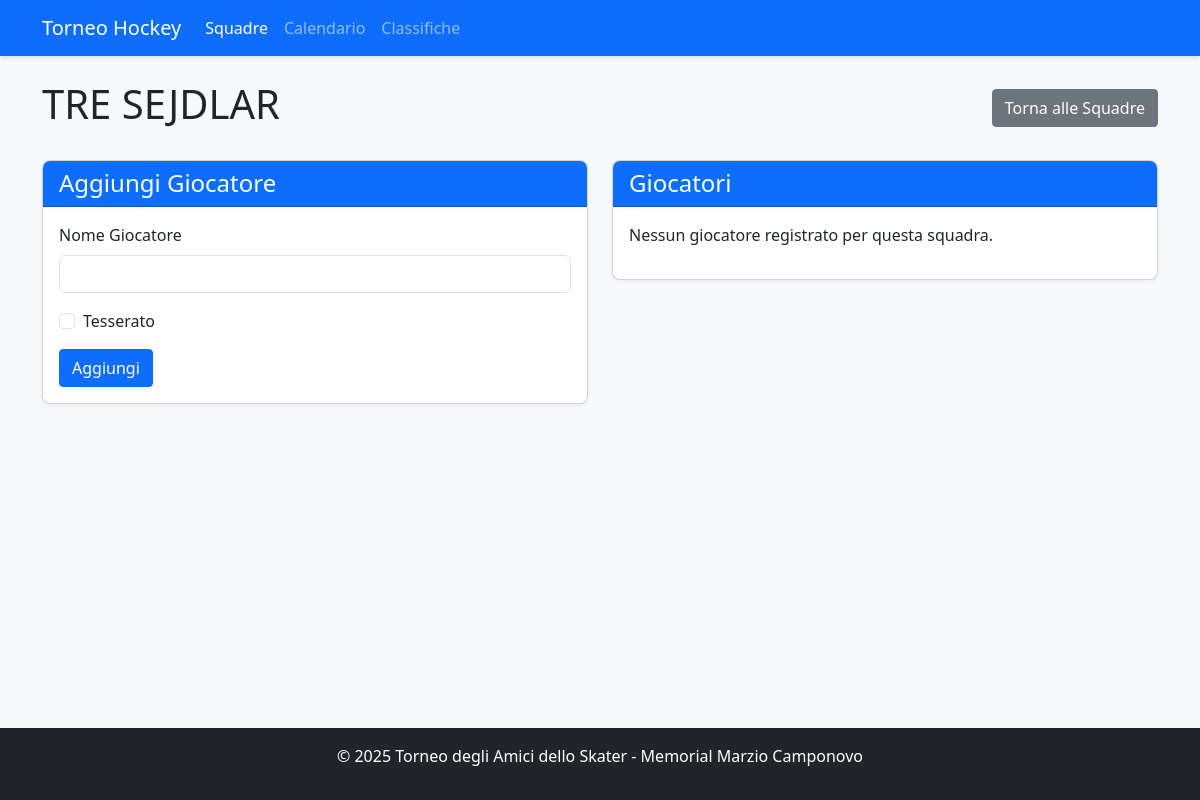
/team/2, run on an earlier commit of the app's database.
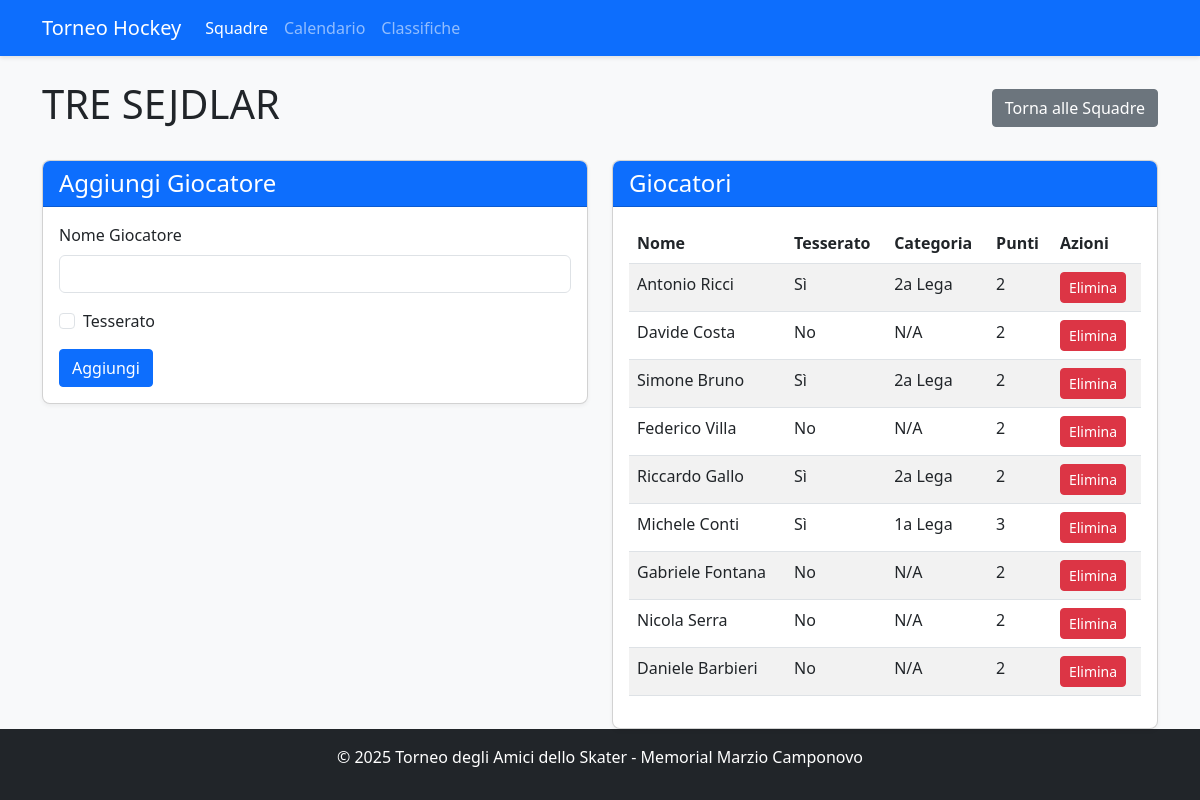
And on a later commit of the database.
### app.py (models this page shows, shortened)
class Player(db.Model):
    id = db.Column(db.Integer, primary_key=True)
    name = db.Column(db.String(100), nullable=False)
    team_id = db.Column(db.Integer, db.ForeignKey('team.id'), nullable=False)
    is_registered = db.Column(db.Boolean, default=False)
    category = db.Column(db.String(20))  # LNA/LNB, 1a Lega, 2a Lega, Non tesserato
    goals = db.Column(db.Integer, default=0)
    assists = db.Column(db.Integer, default=0)
    penalties = db.Column(db.Integer, default=0)
    @property
    def registration_points(self):
        if not self.is_registered:
            return 2  # Non tesserato
        points_map = {
            'LNA/LNB': 5,
            '1a Lega': 3,
            '2a Lega': 2
        }
        return points_map.get(self.category, 2)

### app.py (the view, shortened to what this page needs)
@app.route('/team/<int:team_id>', methods=['GET', 'POST'])
def team_detail(team_id):
    team = Team.query.get_or_404(team_id)
    return render_template('team_detail.html', team=team)

### app.py (called while the page is built)
def format_tournament_dates():
    dates = get_tournament_dates()
    formatted = {}
    for key, date_obj in dates.items():
        formatted[key] = {
            'date': date_obj,
            'formatted': date_obj.strftime('%d/%m/%Y'),
            'day_name': date_obj.strftime('%A'),
            'day_name_it': {
                'Monday': 'Lunedì',
                'Tuesday': 'Martedì',
                'Wednesday': 'Mercoledì',
                'Thursday': 'Giovedì',
                'Friday': 'Venerdì',
                'Saturday': 'Sabato',
                'Sunday': 'Domenica'
            }.get(date_obj.strftime('%A'), date_obj.strftime('%A'))
        }
    return formatted

### templates/team_detail.html (shortened to what the changed rows need)
<!DOCTYPE html>
<html lang="it">
<head>
    <link rel="stylesheet" href="https://cdn.jsdelivr.net/npm/bootstrap@5.3.0/dist/css/bootstrap.min.css">
    <link rel="stylesheet" href="{{ url_for('static', filename='style.css') }}">
</head>
<body class="d-flex flex-column min-vh-100">
    <div class="container mt-4">
        <div class="d-flex justify-content-between align-items-center">
            <h1>{{ team.name }}</h1>
        </div>
        <div class="row mt-4">
            <div class="col-md-6">
                <div class="card">
                    <div class="card-body">
                        {% if team.players %}
                            <div class="table-responsive">
                                <table class="table table-striped">
                                    <thead>
                                        <tr>
                                            <th>Nome</th>
                                            <th>Tesserato</th>
                                            <th>Categoria</th>
                                            <th>Punti</th>
                                            <th>Azioni</th>
                                        </tr>
                                    </thead>
                                    <tbody>
                                        {% for player in team.players %}
                                            <tr>
                                                <td>{{ player.name }}</td>
                                                <td>{{ 'Sì' if player.is_registered else 'No' }}</td>
                                                <td>{{ player.category if player.category else 'N/A' }}</td>
                                                <td>{{ player.registration_points }}</td>
                                                <td>
                                                    <form action="{{ url_for('delete_player', player_id=player.id) }}" method="post" class="d-inline">
                                                        <button type="submit" class="btn btn-sm btn-danger" onclick="return confirm('Sei sicuro di voler eliminare questo giocatore?')">Elimina</button>
                                                    </form>
                                                </td>
                                            </tr>
                                        {% endfor %}
                                    </tbody>
                                </table>
                            </div>
                        {% else %}
                            <p>Nessun giocatore registrato per questa squadra.</p>
                        {% endif %}
                    </div>
                </div>
            </div>
        </div>
    </div>
</body>
</html>

What changed in the data, as far as the page shows it:
added Player: name "Antonio Ricci", is_registered "Sì", category "2a Lega", registration_points "2"
added Player: name "Davide Costa", is_registered "No", category "N/A", registration_points "2"
added Player: name "Simone Bruno", is_registered "Sì", category "2a Lega", registration_points "2"
added Player: name "Federico Villa", is_registered "No", category "N/A", registration_points "2"
added Player: name "Riccardo Gallo", is_registered "Sì", category "2a Lega", registration_points "2"
added Player: name "Michele Conti", is_registered "Sì", category "1a Lega", registration_points "3"
added Player: name "Gabriele Fontana", is_registered "No", category "N/A", registration_points "2"
added Player: name "Nicola Serra", is_registered "No", category "N/A", registration_points "2"
added Player: name "Daniele Barbieri", is_registered "No", category "N/A", registration_points "2"
Also different on the page:
text no longer shown: "Nessun giocatore registrato per questa squadra."
text now shown: "Nome Tesserato Categoria Punti Azioni"
